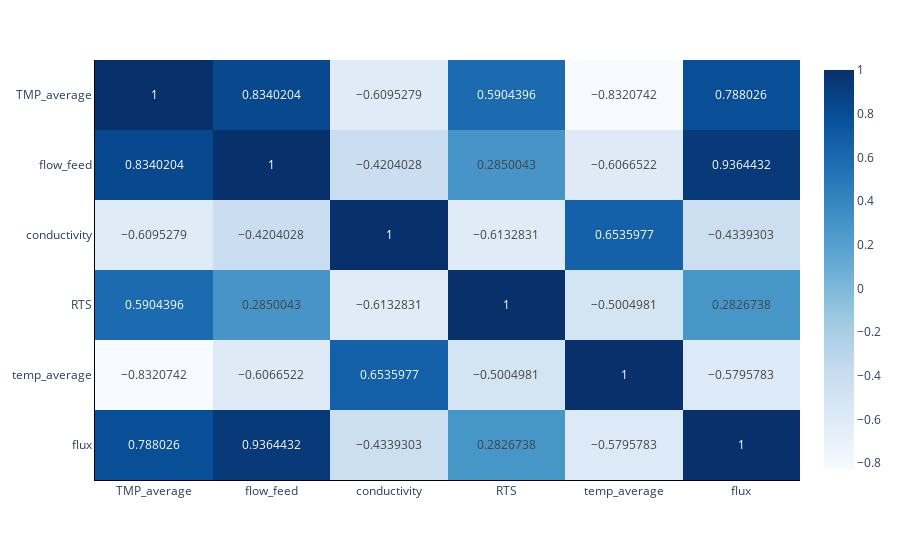

Write notebook code for a chart like this one.
### Code cell
fig = px.imshow(data[features].corr(), text_auto=True, aspect="auto", color_continuous_scale='Blues')
fig.update_traces(hovertemplate=None)
fig.update_layout(hovermode="x")
fig.layout.yaxis.gridcolor = "#DBDDDB"
fig.layout.xaxis.gridcolor = "#DBDDDB"
fig.layout.yaxis.linecolor = "#000000"
fig.layout.xaxis.linecolor = "#000000"
fig.layout.plot_bgcolor = "#ffffff"
fig.show()

### Figure 1 — Plotly figure (JSON) as saved in the notebook; plotly's stock layout.template omitted (floating-point values rounded to 4 significant figures)
{"data": [{"coloraxis": "coloraxis", "name": "0", "texttemplate": "%{z}", "type": "heatmap", "x": ["TMP_average", "flow_feed", "conductivity", "RTS", "temp_average", "flux"], "xaxis": "x", "y": ["TMP_average", "flow_feed", "conductivity", "RTS", "temp_average", "flux"], "yaxis": "y", "z": [[1.0, 0.834, -0.6095, 0.5904, -0.8321, 0.788], [0.834, 1.0, -0.4204, 0.285, -0.6067, 0.9364], [-0.6095, -0.4204, 1.0, -0.6133, 0.6536, -0.4339], [0.5904, 0.285, -0.6133, 1.0, -0.5005, 0.2827], [-0.8321, -0.6067, 0.6536, -0.5005, 1.0, -0.5796], [0.788, 0.9364, -0.4339, 0.2827, -0.5796, 1.0]]}], "layout": {"coloraxis": {"colorscale": [[0, "rgb(247,251,255)"], [0.125, "rgb(222,235,247)"], [0.25, "rgb(198,219,239)"], [0.375, "rgb(158,202,225)"], [0.5, "rgb(107,174,214)"], [0.625, "rgb(66,146,198)"], [0.75, "rgb(33,113,181)"], [0.875, "rgb(8,81,156)"], [1, "rgb(8,48,107)"]]}, "hovermode": "x", "margin": {"t": 60}, "plot_bgcolor": "#ffffff", "xaxis": {"anchor": "y", "domain": [0, 1], "gridcolor": "#DBDDDB", "linecolor": "#000000"}, "yaxis": {"anchor": "x", "autorange": "reversed", "domain": [0, 1], "gridcolor": "#DBDDDB", "linecolor": "#000000"}}}
